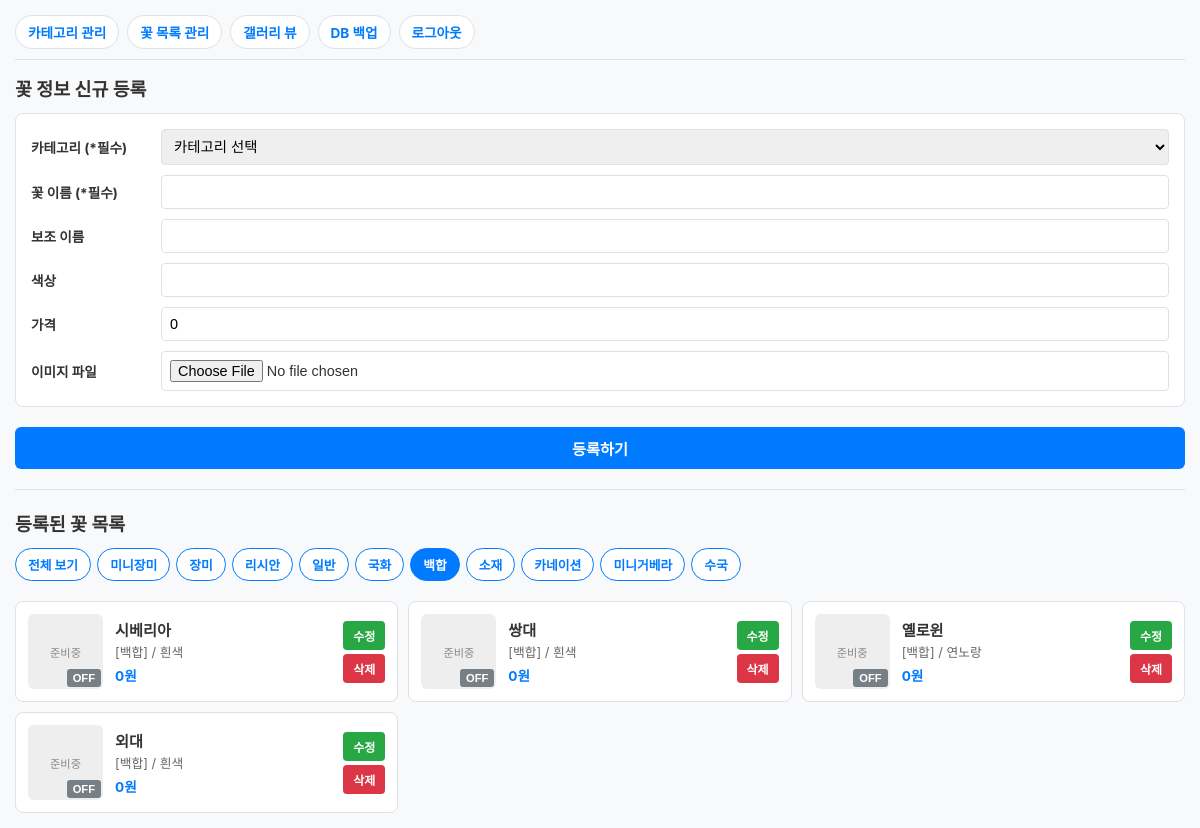
The app's page /admin/flower?category_id=1 (signed in) with its own data.
### models.py (models this page shows)
class Category(Base):
    __tablename__ = "category"
    idx = Column(Integer, primary_key=True, autoincrement=True, index=True)
    name = Column(String, nullable=False)
    order_no = Column(Integer, default=0, index=True)  # 순서 정렬용 컬럼
    flowers = relationship("FlowerList", back_populates="category_rel")

class FlowerList(Base):
    __tablename__ = "flower_list"
    idx = Column(Integer, primary_key=True, autoincrement=True, index=True)
    update_date = Column(DateTime, server_default=func.now(), onupdate=func.now())
    category = Column(Integer, ForeignKey("category.idx", ondelete="SET NULL"), nullable=True)
    name = Column(String, nullable=False)
    name2 = Column(String, nullable=True)
    color = Column(String, nullable=True)
    price = Column(Integer, default=0)
    img_path = Column(String, nullable=True)
    view = Column(Integer, default=1)
    category_rel = relationship("Category", back_populates="flowers")

### main.py (the view)
@app.get("/admin/flower", response_class=HTMLResponse)
def flower_page(
    request: Request,
    category_id: int = None,
    db: Session = Depends(get_db)
):
    if not request.session.get("is_admin"):
        return RedirectResponse(url="/admin/login", status_code=303)
    categories = db.query(models.Category).order_by(models.Category.order_no.asc(), models.Category.idx.asc()).all()
    query = db.query(models.FlowerList)
    if category_id:
        query = query.filter(models.FlowerList.category == category_id)
    flowers = query.order_by(models.FlowerList.name.asc()).all()
    return templates.TemplateResponse(
        request=request,
        name="admin/flower_list.html",
        context={
            "categories": categories,
            "flowers": flowers,
            "selected_category": category_id
        }
    )

### templates/admin/flower_list.html (shortened to what this page needs)
<!DOCTYPE html>
<html lang="ko">
<head>
</head>
<body>
    <nav>
        <a href="/admin/category">카테고리 관리</a>
        <a href="/admin/flower">꽃 목록 관리</a>
        <a href="/admin/gallery-view">갤러리 뷰</a>
        <a href="/admin/db-backup">DB 백업</a>
        <a href="/admin/logout">로그아웃</a>
    </nav>
    <h2>꽃 정보 신규 등록</h2>
    <form action="/admin/flower" method="post" enctype="multipart/form-data">
        <div class="form-grid">
            <label>카테고리 (*필수)</label>
            <select name="category_idx" required>
                <option value="">카테고리 선택</option>
            </select>
            <label>꽃 이름 (*필수)</label>
            <input type="text" name="name" required>
            <label>보조 이름</label>
            <input type="text" name="name2">
            <label>색상</label>
            <input type="text" name="color">
            <label>가격</label>
            <input type="number" name="price" value="0">
            <label>이미지 파일</label>
            <input type="file" name="file" accept="image/*">
        </div>
        <button type="submit" class="btn-submit">등록하기</button>
    </form>
    <hr style="margin: 20px 0; border: none; border-top: 1px solid var(--border-color);">
    <h2>등록된 꽃 목록</h2>
    <div class="filter-bar">
        <a href="/admin/flower" class="filter-btn {% if not selected_category %}active{% endif %}">전체 보기</a>
        {% for cat in categories %}
        <a href="/admin/flower?category_id={{ cat.idx }}" class="filter-btn {% if selected_category == cat.idx %}active{% endif %}">
            {{ cat.name }}
        </a>
        {% endfor %}
    </div>
    <div class="flower-cards-grid">
        {% for flower in flowers %}
        <div class="flower-item-card">
            <div class="img-container">
                {% if flower.img_path %}
                <img src="/{{ flower.img_path }}" alt="{{ flower.name }}">
                {% else %}
                <div class="no-img-box">준비중</div>
                {% endif %}
                {% set current_url = '/admin/flower?category_id=' ~ selected_category if selected_category else '/admin/flower' %}
                <form action="/admin/flower/toggle-view/{{ flower.idx }}?redirect_to={{ current_url }}" method="post" class="toggle-overlay">
                    {% if flower.view == 1 %}
                    <button type="submit" class="btn-view-on">ON</button>
                    {% else %}
                    <button type="submit" class="btn-view-off">OFF</button>
                    {% endif %}
                </form>
            </div>
            <div class="item-info">
                <div class="item-title">{{ flower.name }}</div>
                <div class="item-sub">
                    [{{ flower.category_rel.name if flower.category_rel else '-' }}]
                    {% if flower.color %}/ {{ flower.color }}{% endif %}
                </div>
                <div class="item-price">{{ "{:,}".format(flower.price) }}원</div>
            </div>
            <div class="item-actions">
                <button class="btn-edit" onclick="openEditModal(
                    '{{ flower.idx }}',
                    '{{ flower.category or '' }}',
                    '{{ flower.name }}',
                    '{{ flower.name2 or '' }}',
                    '{{ flower.color or '' }}',
                    '{{ flower.price }}'
                )">수정</button>
                <form action="/admin/flower/delete/{{ flower.idx }}?redirect_to={{ current_url }}" method="post" style="margin:0;" onsubmit="return confirm('정말 삭제하시겠습니까?');">
                    <button type="submit" class="btn-delete">삭제</button>
                </form>
            </div>
        </div>
        {% endfor %}
    </div>
</body>
</html>

### templates/admin/flower_list.html (style rules this page uses)
:root { --primary-color: #007bff; --success-color: #28a745; --danger-color: #dc3545; --bg-color: #f8f9fa; --border-color: #dee2e6; }
* { box-sizing: border-box; margin: 0; padding: 0; }
body { font-family: -apple-system, BlinkMacSystemFont, "Segoe UI", Roboto, sans-serif; background-color: var(--bg-color); padding: 15px; color: #333; }
nav { display: flex; gap: 8px; overflow-x: auto; white-space: nowrap; padding-bottom: 10px; margin-bottom: 15px; border-bottom: 1px solid var(--border-color); -webkit-overflow-scrolling: touch; }
nav a { text-decoration: none; color: var(--primary-color); font-weight: bold; padding: 6px 12px; background: white; border-radius: 20px; border: 1px solid var(--border-color); font-size: 0.85rem; }
h2 { font-size: 1.15rem; margin-bottom: 12px; font-weight: 700; }
.form-grid { display: grid; grid-template-columns: 1fr; gap: 10px; background: white; padding: 15px; border-radius: 8px; border: 1px solid var(--border-color); margin-bottom: 20px; }
@media (min-width: 600px) { .form-grid { grid-template-columns: 120px 1fr; align-items: center; } }
.form-grid label { font-weight: bold; font-size: 0.85rem; }
.form-grid input, .form-grid select { width: 100%; padding: 8px; border: 1px solid var(--border-color); border-radius: 4px; font-size: 0.9rem; }
.btn-submit { width: 100%; padding: 10px; background-color: var(--primary-color); color: white; border: none; border-radius: 6px; font-weight: bold; cursor: pointer; font-size: 0.95rem; }
.filter-bar { display: flex; gap: 6px; overflow-x: auto; white-space: nowrap; margin-bottom: 15px; padding-bottom: 5px; }
.filter-btn { padding: 6px 12px; border: 1px solid var(--primary-color); background-color: white; color: var(--primary-color); border-radius: 20px; text-decoration: none; font-size: 0.8rem; font-weight: bold; }
.filter-btn.active { background-color: var(--primary-color); color: white; }
.flower-cards-grid { display: grid; grid-template-columns: 1fr; gap: 10px; }
@media (min-width: 600px) { .flower-cards-grid { grid-template-columns: repeat(2, 1fr); } }
@media (min-width: 900px) { .flower-cards-grid { grid-template-columns: repeat(3, 1fr); } }
.flower-item-card { background: white; border: 1px solid var(--border-color); border-radius: 8px; padding: 12px; display: flex; gap: 12px; align-items: center; position: relative; }
.img-container { position: relative; width: 75px; height: 75px; flex-shrink: 0; border-radius: 6px; overflow: hidden; background-color: #eee; }
.no-img-box { width: 100%; height: 100%; display: flex; align-items: center; justify-content: center; font-size: 0.7rem; color: #888; }
.toggle-overlay { position: absolute; bottom: 2px; right: 2px; }
.btn-view-off { background-color: rgba(108, 117, 125, 0.9); color: white; border: none; padding: 3px 6px; border-radius: 3px; font-size: 0.7rem; font-weight: bold; cursor: pointer; }
.item-info { flex: 1; min-width: 0; }
.item-title { font-size: 0.95rem; font-weight: bold; margin-bottom: 2px; overflow: hidden; text-overflow: ellipsis; white-space: nowrap; }
.item-sub { font-size: 0.8rem; color: #666; margin-bottom: 4px; }
.item-price { font-size: 0.85rem; font-weight: bold; color: var(--primary-color); }
.item-actions { display: flex; flex-direction: column; gap: 4px; flex-shrink: 0; }
.btn-edit { background-color: var(--success-color); color: white; border: none; padding: 6px 10px; border-radius: 4px; font-size: 0.75rem; font-weight: bold; cursor: pointer; }
.btn-delete { background-color: var(--danger-color); color: white; border: none; padding: 6px 10px; border-radius: 4px; font-size: 0.75rem; font-weight: bold; cursor: pointer; }

### records on screen
Category: name "미니장미"
Category: name "장미"
Category: name "리시안"
Category: name "일반"
Category: name "국화"
Category: name "백합"
Category: name "소재"
Category: name "카네이션"
Category: name "미니거베라"
Category: name "수국"
FlowerList: shows "준비중", view "OFF", name "시베리아", category_rel "백합", color "흰색", price "0"
FlowerList: shows "준비중", view "OFF", name "쌍대", category_rel "백합", color "흰색", price "0"
FlowerList: shows "준비중", view "OFF", name "옐로윈", category_rel "백합", color "연노랑", price "0"
FlowerList: shows "준비중", view "OFF", name "외대", category_rel "백합", color "흰색", price "0"
